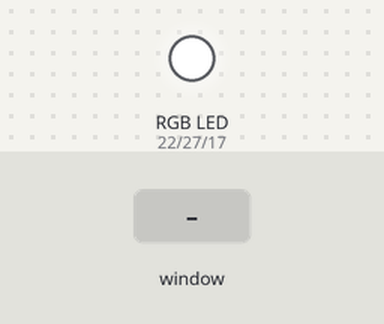
A program run on a simulated Raspberry Pi (BCM pin numbers). Shown: an RGB LED mixed from three pins (HIGH = lit). The inputs (shaded band) are chosen by the test bench. The desktop window is not drawn, its controls go by their first labels and the mouse button is held 0.15 s.

Above: at 1.2 s.
1.3 s: slider 1 in the window set to 50
At 1.9 s:
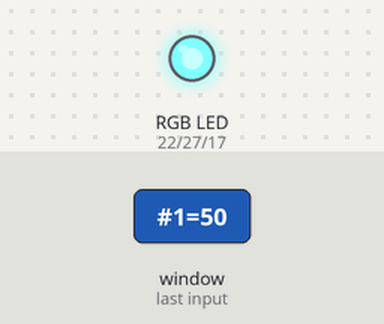
2.8 s: slider 1 in the window set to 100
At 3.1 s:
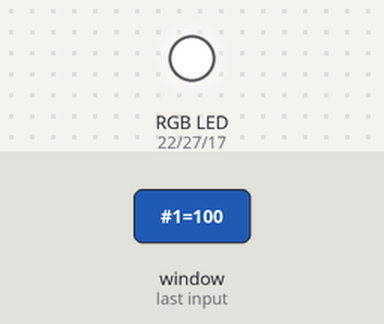
4.3 s: slider 1 in the window set to 0
At 5.4 s:
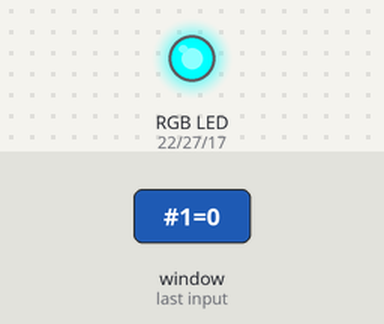
5.8 s: slider 2 in the window set to 50
At 6.6 s:
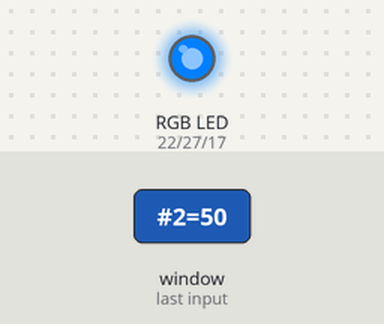
7.3 s: slider 1 in the window set to 25
At 7.7 s:
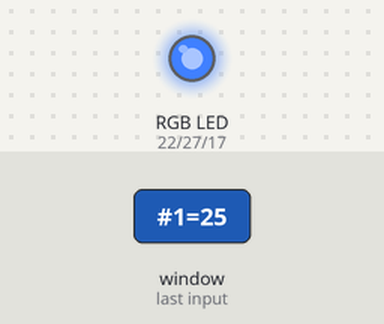
8.8 s: slider 2 in the window set to 100
At 10.0 s:
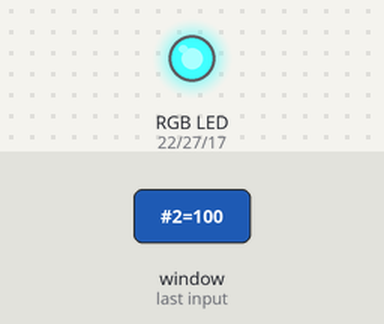
Timing chart, 0 to 11.3 s (numbered marks = the images above; inputs shaded):
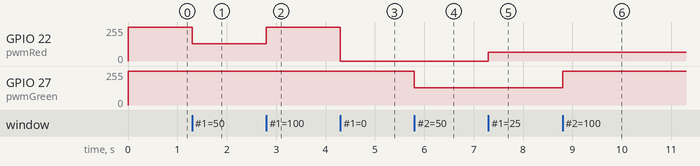

Measured:
- after the input at 1.3 s, GPIO 22 (pwmRed): 255/255 → 128/255 at once
- after the input at 2.8 s, GPIO 22 (pwmRed): 128/255 → 255/255 at once
- after the input at 4.3 s, GPIO 22 (pwmRed): 255/255 → 0/255 at once
- after the input at 5.8 s, GPIO 27 (pwmGreen): 255/255 → 128/255 at once
- after the input at 7.3 s, GPIO 22 (pwmRed): 0/255 → 64/255 at once
- after the input at 8.8 s, GPIO 27 (pwmGreen): 128/255 → 255/255 at once

The program:

tricolor_test.py
```python
# (licence header left out)
from Tkinter import *
import RPi.GPIO as GPIO
import time

GPIO.setmode(GPIO.BCM)
GPIO.setup(22, GPIO.OUT)
GPIO.setup(27, GPIO.OUT)
GPIO.setup(17, GPIO.OUT)

pwmRed = GPIO.PWM(22, 500)
pwmRed.start(100)

pwmGreen = GPIO.PWM(27, 500)
pwmGreen.start(100)

pwmBlue = GPIO.PWM(17, 500)
pwmBlue.start(100)

class App:

    def __init__(self, master):
        frame = Frame(master)
        frame.pack()
        Label(frame, text='Red').grid(row=0, column=0)
        Label(frame, text='Green').grid(row=1, column=0)
        Label(frame, text='Blue').grid(row=2, column=0)
        scaleRed = Scale(frame, from_=0, to=100,
              orient=HORIZONTAL, command=self.updateRed)
        scaleRed.grid(row=0, column=1)
        scaleGreen = Scale(frame, from_=0, to=100,
              orient=HORIZONTAL, command=self.updateGreen)
        scaleGreen.grid(row=1, column=1)
        scaleBlue = Scale(frame, from_=0, to=100,
              orient=HORIZONTAL, command=self.updateBlue)
        scaleBlue.grid(row=2, column=1)


    def updateRed(self, duty):
        pwmRed.ChangeDutyCycle(float(duty))

    def updateGreen(self, duty):
        pwmGreen.ChangeDutyCycle(float(duty))

    def updateBlue(self, duty):
        pwmBlue.ChangeDutyCycle(float(duty))

root = Tk()
root.wm_title('RGB LED Control')
app = App(root)
root.geometry("200x150+0+0")
root.mainloop()
```
